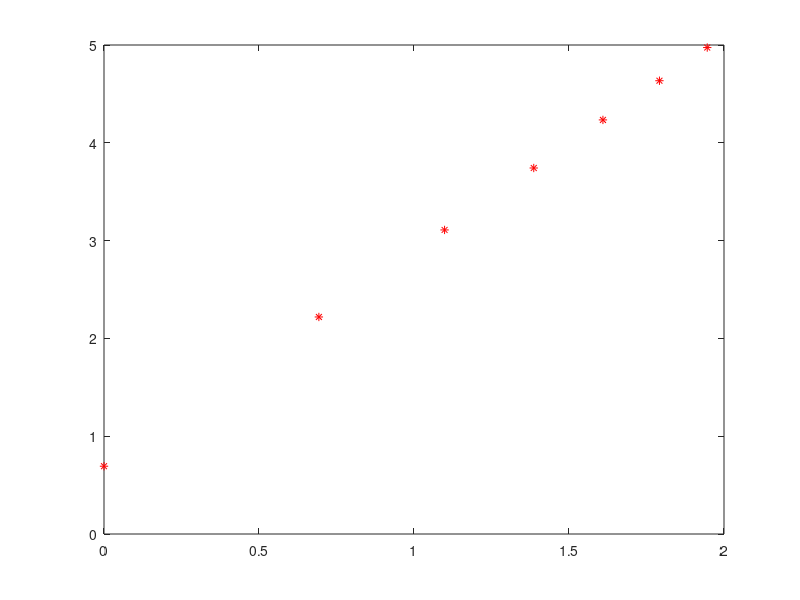

The MATLAB source for this figure:
%loglog plotting

clear
clc

x=[1:7];
y=[2 9.2 22.4 42.2 69 103 144.6] ;
plot(x,y,'r*')
loglog(x,y,'r*')


pause

clear
clc

x=[1:7];
y=[2 9.2 22.4 42.2 69 103 144.6] ;

%change y to ln(y) and x to ln(x) for fitting
ln_y=log(y);
ln_x=log(x);

%plot ln_y versus ln_x
plot(ln_x,ln_y,'r*')

%fit straight line through ln_x and ln_y
coeff=polyfit(ln_x,ln_y,1)

